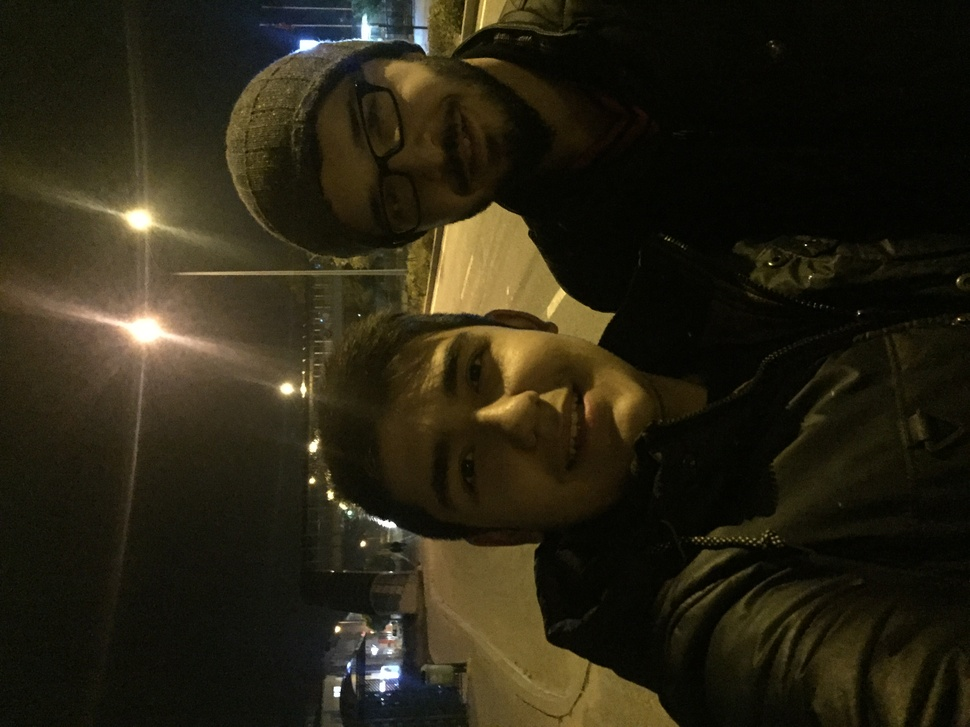
#> input picture sample.jpeg, 970 x 727 px, shrunk from 3264 x 2448 before the run
$ python face-det-pic.py
#> lines starting #> are read from the running program, lines starting #| are printed output that depends on the picture
#> further down, image is the input picture: shape (727, 970, 3); mean R, G, B 40.4, 35.6, 19.8
import cv2
import imageio


face_cascade = cv2.CascadeClassifier('haarcascade-frontalface-default.xml')
eye_cascade = cv2.CascadeClassifier('haarcascade-eye.xml')


def detect(frame):
    gray = cv2.cvtColor(frame, cv2.COLOR_BGR2GRAY)
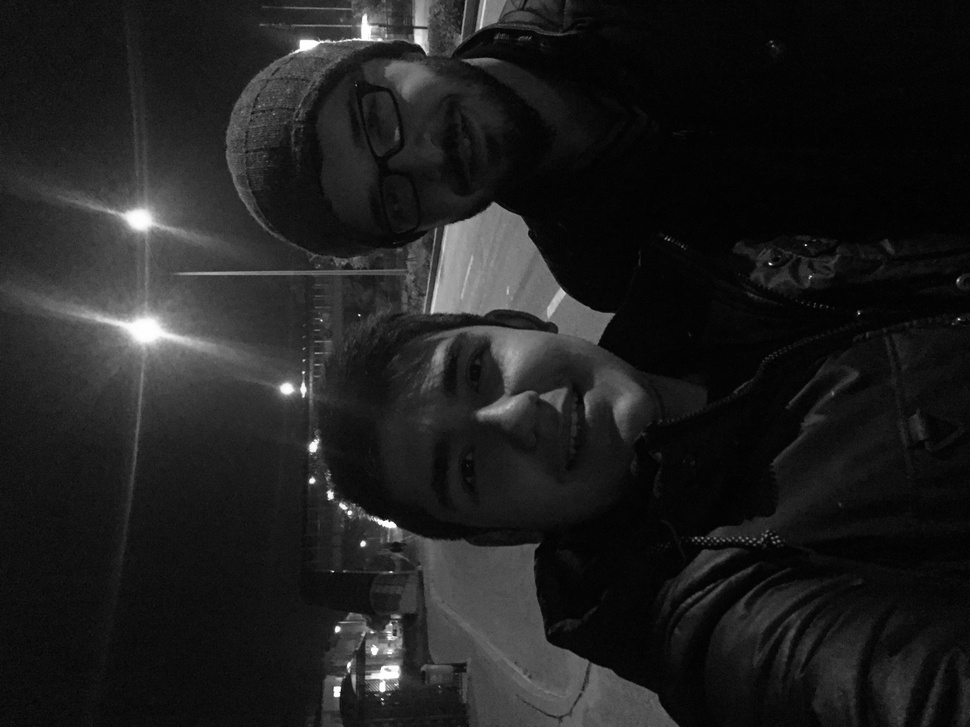
#> gray: shape (727, 970); min 0, max 255, mean 31.4
    faces = face_cascade.detectMultiScale(gray, 1.3, 5)
#> faces = ()
    for (x, y, w, h) in faces:
        cv2.rectangle(frame, (x, y), (x+w, y+h), (255, 0, 0), 2)
        roi_gray = gray[y:y+h, x:x+w]
        roi_color = frame[y:y+h, x:x+w]
        eyes = eye_cascade.detectMultiScale(roi_gray, 1.1, 3)
        for (ex, ey, ew, eh) in eyes:
            cv2.rectangle(roi_color, (ex, ey), (ex+ew, ey+eh), (0, 255, 0), 2)
#> this loop made 0 passes
    return frame


image = imageio.imread('sample.jpeg')
image = detect(frame=image)
imageio.imwrite('output.jpeg', image)
